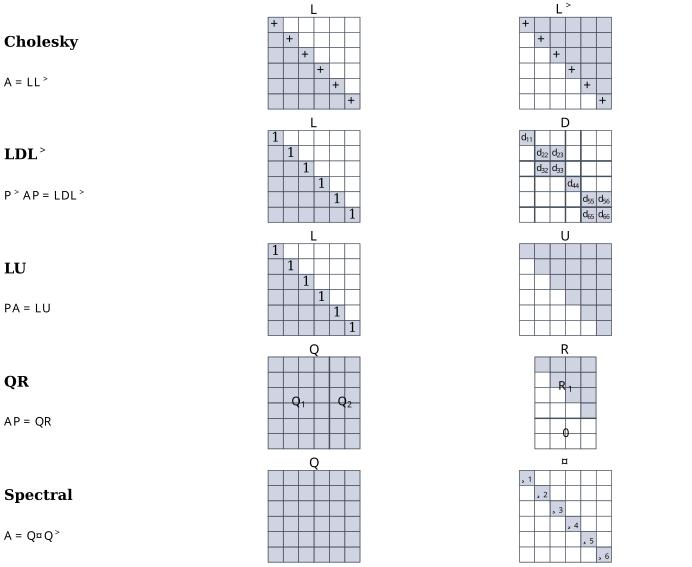

This figure's Python source:
#!/usr/bin/env python3
from __future__ import annotations

import os
from pathlib import Path

import numpy as np

# Use a writable Matplotlib config dir in sandboxed environments.
os.environ.setdefault("MPLCONFIGDIR", "/tmp/matplotlib")

import matplotlib.pyplot as plt
from matplotlib.colors import to_rgba
from matplotlib.patches import Rectangle


DEEPBLUE = "#2c3e7c"
SLATE = "#47515c"


def draw_pattern(
    ax: plt.Axes,
    mask: np.ndarray,
    *,
    fill_rgba: tuple[float, float, float, float],
    labels: np.ndarray | None = None,
    label_fontsize: int = 7,
    edge_color: str = SLATE,
    edge_width: float = 0.45,
    border_width: float = 0.9,
    v_splits: list[int] | None = None,
    h_splits: list[int] | None = None,
    split_width: float = 1.1,
) -> None:
    m, n = mask.shape
    for i in range(m):
        for j in range(n):
            fc = fill_rgba if mask[i, j] else (1, 1, 1, 1)
            ax.add_patch(Rectangle((j, m - 1 - i), 1, 1, facecolor=fc, edgecolor=edge_color, linewidth=edge_width))
            if labels is not None and labels[i, j]:
                ax.text(
                    j + 0.5,
                    m - 1 - i + 0.5,
                    labels[i, j],
                    ha="center",
                    va="center",
                    fontsize=label_fontsize,
                    color="black",
                )

    if v_splits:
        for x in v_splits:
            ax.plot([x, x], [0, m], color=edge_color, lw=split_width)
    if h_splits:
        for y in h_splits:
            ax.plot([0, n], [y, y], color=edge_color, lw=split_width)

    # Outer border (helps the matrices read as objects, not grids).
    ax.add_patch(Rectangle((0, 0), n, m, fill=False, edgecolor=edge_color, linewidth=border_width))

    ax.set_xlim(0, n)
    ax.set_ylim(0, m)
    ax.set_aspect("equal")
    ax.axis("off")


def lower_triangular(n: int) -> np.ndarray:
    i = np.arange(n)[:, None]
    j = np.arange(n)[None, :]
    return i >= j


def upper_triangular(n: int) -> np.ndarray:
    i = np.arange(n)[:, None]
    j = np.arange(n)[None, :]
    return i <= j


def block_diagonal(n: int) -> np.ndarray:
    D = np.zeros((n, n), dtype=bool)
    # Mix 1x1 and 2x2 blocks as in the lecture notes.
    blocks: list[int] = []
    remaining = n
    next_block = 1
    while remaining > 0:
        if remaining == 1:
            blocks.append(1)
            break
        if remaining == 2:
            blocks.append(2)
            break
        blocks.append(next_block)
        remaining -= next_block
        next_block = 2 if next_block == 1 else 1
    idx = 0
    for b in blocks:
        D[idx : idx + b, idx : idx + b] = True
        idx += b
    return D


def dense(n: int) -> np.ndarray:
    return np.ones((n, n), dtype=bool)


def diagonal(n: int) -> np.ndarray:
    D = np.zeros((n, n), dtype=bool)
    np.fill_diagonal(D, True)
    return D


def r_trapezoidal(m: int, n: int) -> np.ndarray:
    R = np.zeros((m, n), dtype=bool)
    for i in range(min(m, n)):
        R[i, i:n] = True
    return R


def diagonal_labels(n: int, label: str) -> np.ndarray:
    labels = np.full((n, n), "", dtype=object)
    for i in range(n):
        labels[i, i] = label
    return labels


def sparse_diagonal_labels(n: int, label: str) -> np.ndarray:
    labels = np.full((n, n), "", dtype=object)
    if n > 0:
        labels[0, 0] = label
    if n > 1:
        labels[-1, -1] = label
    return labels


def main() -> None:
    out_dir = Path(__file__).resolve().parent
    out_pdf = out_dir / "matrix-factorization-structures.pdf"
    out_svg = out_dir / "matrix-factorization-structures.svg"

    n = 6
    m_qr, n_qr = 6, 4

    fill = to_rgba(DEEPBLUE, 0.22)

    # Keep labels minimal: show only properties guaranteed by the factorization.
    # - Cholesky: diagonal pivots are positive.
    # - LDL / LU: L is unit lower-triangular.
    chol_L_labels = diagonal_labels(n, r"$+$")
    chol_LT_labels = chol_L_labels.T.copy()
    ldl_L_labels = diagonal_labels(n, "1")
    lu_L_labels = diagonal_labels(n, "1")

    ldl_D_labels = np.full((n, n), "", dtype=object)
    D_mask = block_diagonal(n)
    for i in range(n):
        for j in range(n):
            if D_mask[i, j]:
                # Use lowercase entries matching the matrix name: D -> d_{ij}.
                ldl_D_labels[i, j] = rf"$d_{{{i+1}{j+1}}}$"

    # Determine block boundaries to visually emphasize 1x1 vs 2x2 pivots in D.
    blocks: list[int] = []
    remaining = n
    next_block = 1
    while remaining > 0:
        if remaining == 1:
            blocks.append(1)
            break
        if remaining == 2:
            blocks.append(2)
            break
        blocks.append(next_block)
        remaining -= next_block
        next_block = 2 if next_block == 1 else 1
    D_splits = np.cumsum(blocks).tolist()[:-1]

    spectral_Lambda_labels = np.full((n, n), "", dtype=object)
    for i in range(n):
        spectral_Lambda_labels[i, i] = rf"$\lambda_{i+1}$"

    rows: list[tuple[str, str, tuple[np.ndarray, str, dict], tuple[np.ndarray, str, dict]]] = [
        (
            "Cholesky",
            r"$\mathbf{A}=\mathbf{L}\mathbf{L}^\top$",
            (lower_triangular(n), r"$\mathbf{L}$", {"labels": chol_L_labels, "label_fontsize": 10}),
            (upper_triangular(n), r"$\mathbf{L}^\top$", {"labels": chol_LT_labels, "label_fontsize": 10}),
        ),
        (
            r"LDL$^\top$",
            r"$\mathbf{P}^\top\mathbf{A}\mathbf{P}=\mathbf{L}\mathbf{D}\mathbf{L}^\top$",
            (lower_triangular(n), r"$\mathbf{L}$", {"labels": ldl_L_labels, "label_fontsize": 10}),
            (
                block_diagonal(n),
                r"$\mathbf{D}$",
                {"labels": ldl_D_labels, "label_fontsize": 7, "v_splits": D_splits, "h_splits": D_splits},
            ),
        ),
        (
            "LU",
            r"$\mathbf{P}\mathbf{A}=\mathbf{L}\mathbf{U}$",
            (lower_triangular(n), r"$\mathbf{L}$", {"labels": lu_L_labels, "label_fontsize": 10}),
            (upper_triangular(n), r"$\mathbf{U}$", {}),
        ),
        (
            "QR",
            r"$\mathbf{A}\mathbf{P}=\mathbf{Q}\mathbf{R}$",
            (
                dense(m_qr),
                r"$\mathbf{Q}$",
                {"v_splits": [n_qr]},  # show Q = [Q1 Q2]
            ),
            (
                r_trapezoidal(m_qr, n_qr),
                r"$\mathbf{R}$",
                {"h_splits": [m_qr - n_qr]},  # show R = [R1; 0]
            ),
        ),
        (
            "Spectral",
            r"$\mathbf{A}=\mathbf{Q}\boldsymbol{\Lambda}\mathbf{Q}^\top$",
            (dense(n), r"$\mathbf{Q}$", {}),
            (diagonal(n), r"$\boldsymbol{\Lambda}$", {"labels": spectral_Lambda_labels, "label_fontsize": 8}),
        ),
    ]

    plt.rcParams.update(
        {
            "font.family": "serif",
            "mathtext.fontset": "cm",
            "axes.unicode_minus": False,
        }
    )

    fig = plt.figure(figsize=(7.2, 5.9), constrained_layout=True)
    gs = fig.add_gridspec(len(rows), 3, width_ratios=[1.0, 1.35, 1.35])

    for i, (name, eq, left, right) in enumerate(rows):
        ax_text = fig.add_subplot(gs[i, 0])
        ax_text.axis("off")
        ax_text.text(0.0, 0.72, name, ha="left", va="center", fontsize=11, fontweight="bold")
        ax_text.text(0.0, 0.28, eq, ha="left", va="center", fontsize=9)

        left_mask, left_title, left_opts = left
        right_mask, right_title, right_opts = right

        ax_left = fig.add_subplot(gs[i, 1])
        draw_pattern(ax_left, left_mask, fill_rgba=fill, **left_opts)
        ax_left.set_title(left_title, fontsize=10, pad=2)

        ax_right = fig.add_subplot(gs[i, 2])
        draw_pattern(ax_right, right_mask, fill_rgba=fill, **right_opts)
        ax_right.set_title(right_title, fontsize=10, pad=2)

        if name == "QR":
            # Place block labels inside the matrices (more readable than small
            # per-entry symbols, and closer to the lecture-note sketches).
            ax_left.text(n_qr / 2, m_qr / 2, r"$\mathbf{Q}_1$", ha="center", va="center", fontsize=9)
            ax_left.text(n_qr + (m_qr - n_qr) / 2, m_qr / 2, r"$\mathbf{Q}_2$", ha="center", va="center", fontsize=9)

            x_center = n_qr / 2
            ax_right.text(x_center, (m_qr - n_qr) + n_qr / 2, r"$\mathbf{R}_1$", ha="center", va="center", fontsize=9)
            ax_right.text(x_center, (m_qr - n_qr) / 2, r"$\mathbf{0}$", ha="center", va="center", fontsize=9)

    fig.savefig(out_pdf)
    print(f"Wrote {out_pdf}")
    # Keep text as text in SVG so it stays editable in Inkscape.
    plt.rcParams["svg.fonttype"] = "none"
    fig.savefig(out_svg)
    print(f"Wrote {out_svg}")


if __name__ == "__main__":
    main()
